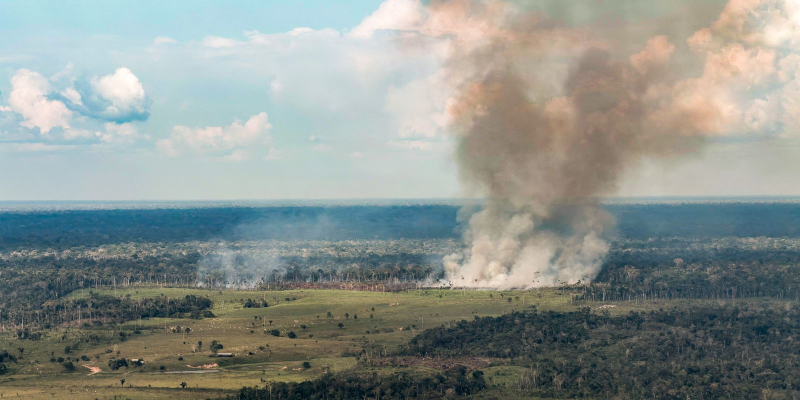
#> input picture img/fotos/acre-queimada-pasto-rafa-neddermeyer-abr-out-2026.jpg, 1600 x 800 px (shown at 1/2 size); the run also reads 2 pictures not shown here
$ python capas.py
#> lines starting #> are read from the running program, lines starting #| are printed output that depends on the picture
#!/usr/bin/env python3
"""Gera as capas do site (1200x675, 16:9) em img/capa/<slug>.jpg.

Regra da redação: toda matéria do site tem capa própria, feita para o site.
A capa não é a capa do Reel nem o card do Instagram colado: é foto recortada
em 16:9 sem texto por cima, ou arte de dados desenhada para 16:9, com todo o
texto dentro da imagem e legível na miniatura do celular.

Uso: python3 _src/capas.py [slug ...]   (rodar na raiz do repositório)
Sem argumentos, gera todas as capas definidas em CAPAS.
"""
import os, sys
from PIL import Image, ImageDraw, ImageFont, ImageFilter

RAIZ = os.path.dirname(os.path.dirname(os.path.abspath(__file__)))
FONTES = os.path.join(RAIZ, "_src", "fontes")
W, H = 1200, 675
M = 72  # margem

INK = (20, 20, 20)
RED = (255, 59, 48)      # vermelho sobre fundo escuro
ORANGE = (240, 106, 52)  # laranja sobre fundo escuro
GREY = (138, 134, 126)
LIGHT = (232, 228, 220)
WHITE = (255, 255, 255)


# [5 lines left out: function fonte, not called in this run]


def largura(d, txt, f):
    return d.textlength(txt, font=f)


# [43 lines left out: functions caber, quebrar, chapeu, rodape, base, not called in this run]


# ---------- capas de foto ----------

def foto(src, foco=(0.5, 0.5), caixa=None):
    """Recorta a foto em 16:9. caixa=(x0, y0, x1, y1) em fração da imagem, opcional."""
    im = Image.open(os.path.join(RAIZ, src)).convert("RGB")
    if caixa:
        x0, y0, x1, y1 = caixa
        im = im.crop((int(x0 * im.width), int(y0 * im.height), int(x1 * im.width), int(y1 * im.height)))
    r = W / H
    if im.width / im.height > r:
        nw = int(im.height * r)
        x = int((im.width - nw) * foco[0])
        im = im.crop((x, 0, x + nw, im.height))
    else:
        nh = int(im.width / r)
        y = int((im.height - nh) * foco[1])
        im = im.crop((0, y, im.width, y + nh))
    return im.resize((W, H), Image.LANCZOS)


# [166 lines left out: functions foto_retrato, foto_dupla, foto_tripla, arte_troca, arte_barras, arte_numero and 1 more, not called in this run]


# ---------- definição das capas ----------
# credito: o que aparece embaixo da capa na página da matéria.

CAPAS = {
    "orcamento-de-carbono-menos-de-quatro-anos-global-carbon-budget-2026": (
        lambda: foto("img/fotos/acre-queimada-pasto-rafa-neddermeyer-abr-out-2026.jpg", foco=(0.62, 0.5)),
        "Queimada em área desmatada da floresta amazônica, entre Cruzeiro do Sul e Marechal Thaumaturgo (AC), em outubro de 2026. Foto: Rafa Neddermeyer/Agência Brasil (2026)"),
    "ondas-de-calor-futuras-seis-meses-estudo-nature-communications": (
        lambda: foto("img/fotos/calor-rio-tomaz-silva-abr-nov-2023.jpg", foco=(0.6, 0.5)),
        "Pessoas se protegem do sol durante onda de calor no Rio de Janeiro, em novembro de 2023. Foto de arquivo: Tomaz Silva/Agência Brasil (2023)"),
    "tres-em-cada-quatro-cidades-seca-alagamento-deslizamento-ibge-munic-2025": (
        lambda: foto("img/fotos/ponte-lajeado-cheia-rafa-neddermeyer-abr-2024.jpg", foco=(0.5, 0.5)),
        "Ponte que ligava Lajeado a Arroio do Meio (RS) depois da cheia do rio Forqueta, em maio de 2024. Foto de arquivo: Rafa Neddermeyer/Agência Brasil (2024)"),
    "super-el-nino-abre-cop31-bolivia-emergencia-seca": (
        lambda: foto("img/fotos/cop31-abertura-correa-do-lago-divulgacao-2026-11-09.jpg", foco=(0.15, 0.5)),
        "Sessão de abertura da COP31, em Antália, na Turquia, na segunda-feira (9). Foto: COP30/Divulgação"),
    "oceano-recorde-el-nino-supera-1997-2015-calor-como-se-proteger": (
        lambda: foto("img/fotos/sol-forte-horizonte.jpg", foco=(0.2, 0.5)),
        "Sol forte sobre cidade no horizonte. Foto ilustrativa: Pexels"),
    "oposicao-argentina-cobra-milei-passagem-flavio-bolsonaro": (
        lambda: foto("img/fotos/flavio-senado-lula-marques-abr-2025.jpg", foco=(0.75, 0.4)),
        "Senador Flávio Bolsonaro. Foto de arquivo: Lula Marques/Agência Brasil, 2025"),
    "trump-nao-vou-me-envolver-flavio-presidente": (
        lambda: foto("img/fotos/trump-comicio-usatoday-arquivo.jpg", foco=(0.45, 0.3)),
        "Donald Trump em comício nos Estados Unidos. Imagem de arquivo, reprodução: USA Today"),
    "cemaden-risco-alto-inundacao-sul-chapeco-200-mm": (
        lambda: foto_dupla("img/fotos/temporal-rio-grande-rs.jpg", "img/fotos/chuva-rodovia-meio-oeste-sc.jpg",
                           (0.1, 0, 0.9, 1), (0.2, 0, 0.9, 1)),
        "Estragos de temporal no Rio Grande (RS), em setembro (Prefeitura do Rio Grande/Divulgação), e chuva em rodovia do Meio-Oeste catarinense (Julio Cavalheiro/Secom SC, arquivo)"),
    "tse-24-horas-meta-x-investigacao-favorecimento-flavio": (
        lambda: foto_dupla("img/fotos/predio-tse.jpg", "img/fotos/celular-apps-meta.jpg",
                           (0.3, 0, 1, 1), (0.15, 0, 0.85, 1)),
        "Sede do TSE, em Brasília (Marcelo Camargo/Agência Brasil) e aplicativos da Meta no celular (Marcello Casal Jr/Agência Brasil)"),
    "fundo-perdas-danos-reserva-20-milhoes-nepal": (
        lambda: foto_dupla("img/fotos/vale-rio-himalaia.jpg", "img/fotos/nota-dolar-detalhe.jpg",
                           (0, 0.32, 1, 1), (0.45, 0, 1, 1)),
        "Vale de rio no Himalaia e detalhe de nota de dólar. Fotos ilustrativas: Pexels"),
    "domingo-de-votacao-calor-alerta-tempestade-mt": (
        lambda: foto("img/fotos/chuva-fim-de-tarde-campo.jpg", foco=(0.5, 0.3)),
        "Chuva chega no fim de tarde sobre área rural. Foto ilustrativa: Pexels"),
    "justica-eleitoral-corrige-343-secoes-mudanca-local": (
        lambda: foto("img/fotos/urnas-preparacao-sp.jpg", foco=(0.35, 0.5)),
        "Urnas na preparação para a eleição em São Paulo. Foto: Paulo Pinto / Agência Brasil"),
    "calor-europa-50-mil-mortes-2026": (
        lambda: foto("img/fotos/fonte-bratislava-verao.jpg", foco=(0.5, 0.6)),
        "Crianças se refrescam em uma fonte no verão. Foto ilustrativa: Pexels"),
    "ondas-de-calor-gigantes-20-vezes-mais-frequentes": (
        lambda: foto("img/fotos/sol-cidade-laranja.jpg", foco=(0.4, 0.5)),
        "Sol sobre cidade encoberta pela névoa seca. Foto ilustrativa: Pexels"),
    "bolsa-familia-antecipa-pagamento-quarta-21": (
        lambda: foto("img/fotos/notas-real.jpg"),
        "Notas de real. Foto ilustrativa: Pexels"),
    "debate-band-lula-flavio-segundo-turno": (
        lambda: foto_dupla("img/fotos/lula-ceilandia.jpg", "img/fotos/flavio-paulista.jpg",
                           (0.15, 0.25, 0.75, 1), (0.25, 0, 0.75, 0.75)),
        "Lula em ato na Ceilândia (DF), em 9/10 (Bruno Peres/Agência Brasil), e Flávio em ato na Avenida Paulista, em 18/10 (Rafa Neddermeyer/Agência Brasil)"),
    "pode-levar-cola-para-votar": (
        lambda: foto("img/fotos/urna-treinamento-tre-sp.jpg", foco=(0.3, 0.5)),
        "Demonstração da urna no TRE-SP. Foto: Paulo Pinto / Agência Brasil"),
    "senado-aprova-teto-mei-perdao-dividas": (
        lambda: foto("img/fotos/senado-sessao-mei.jpg", foco=(0.4, 0.5)),
        "Sessão do Senado que votou o projeto do MEI, em 15 de outubro. Foto: Lula Marques / Agência Brasil"),
    "locais-de-votacao-segundo-turno": (
        lambda: foto("img/fotos/urnas-lacre-tre-df.jpg", foco=(0.55, 0.5)),
        "Lacração de urnas no TRE-DF. Foto: Joédson Alves / Agência Brasil"),
    "ebola-oitava-provincia-congo": (
        lambda: foto("img/fotos/traje-protecao.jpg", caixa=(0.3, 0, 1, 0.9), foco=(0.5, 0.2)),
        "Traje de proteção usado por profissionais de saúde. Foto ilustrativa: Pexels"),
    "romenia-abate-drones-otan-mar-negro": (
        lambda: foto("img/fotos/f16-ceu.jpg", foco=(0.45, 0.5)),
        "Caça F-16, modelo usado pela Força Aérea da Romênia. Foto ilustrativa: Pexels"),
    "amazonia-emite-mais-co2-do-que-absorve-estudo-inpe-nature": (
        lambda: foto("img/amazonia/satelite-fogo-2024-09-08.jpg"),
        "Imagem de satélite: NASA Worldview, 8 de setembro de 2024"),
    "el-nino-recorde-onu-pacifico-3-8-graus": (
        lambda: foto("img/fotos/oceano-ondas.jpg"),
        "Ondas em mar aberto. Foto ilustrativa: Pexels"),
    "analise-debate-band-flavio-atras-de-lula-marcal": (
        lambda: foto_dupla("img/fotos/lula-ceilandia.jpg", "img/fotos/flavio-paulista.jpg",
                           (0.15, 0.25, 0.75, 1), (0.25, 0, 0.75, 0.75)),
        "Lula em ato na Ceilândia (DF), em 9/10 (Bruno Peres/Agência Brasil), e Flávio em ato na Avenida Paulista, em 18/10 (Rafa Neddermeyer/Agência Brasil)"),
    "jovem-esfaqueada-umarizal-rn-policia-investiga-motivacao-politica": (
        lambda: foto("img/fotos/sirene-viatura-pexels.jpg", foco=(0.6, 0.4)),
        "Sirene de viatura. Imagem ilustrativa: Pexels"),
    "desemprego-52-terceiro-trimestre-recorde-ocupados-pnad": (
        lambda: foto("img/fotos/multidao-rua-fernando-frazao-abr.jpg", foco=(0.4, 0.4)),
        "Pedestres em rua de comércio. Foto de arquivo: Fernando Frazão/Agência Brasil"),
    "voo-flavio-pago-intermediario-eua-150-mil-jason-miller": (
        lambda: foto("img/fotos/flavio-telefone-agencia-senado.jpg", foco=(0.6, 0.4)),
        "Senador Flávio Bolsonaro. Foto de arquivo: Beto Barata/Agência Senado"),
    "eua-elegem-congresso-terca-democratas-precisam-4-cadeiras-senado": (
        lambda: foto("img/fotos/ossoff-comicio-threads-2026-10.jpg", foco=(0.6, 0.4)),
        "Jon Ossoff em comício na Geórgia. Reprodução: perfil de Jon Ossoff no Threads"),
    "wolbachia-campo-grande-dengue-cai-63-estudo-lancet": (
        lambda: foto("img/fotos/aedes-aegypti-cdc-gathany-2006.jpg", foco=(0.5, 0.45)),
        "Aedes aegypti (James Gathany/CDC, 2006, domínio público)"),
    "holanda-ate-500-milhoes-fundo-florestas-tropicais": (
        lambda: foto("img/fotos/rio-tejo-acre-floresta.jpg", foco=(0.4, 0.5)),
        "Rio Tejo corta a floresta amazônica no Acre, entre Cruzeiro do Sul e Marechal Thaumaturgo (Rafa Neddermeyer/Agência Brasil, 13/10/2026)"),
    "flavio-bolsonaro-prazo-passaportes-vence-pf-apura-saida-do-pais": (
        lambda: foto_tripla("img/fotos/flavio-telefone-agencia-senado.jpg", "img/fotos/passaporte-brasileiro.jpg",
                            "img/fotos/aviao-aeroporto-ponte.jpg",
                            ((0.42, 0, 0.92, 1), (0.5, 0, 0.82, 1), (0.18, 0, 0.5, 1))),
        "Flávio Bolsonaro (Beto Barata/Agência Senado); passaporte brasileiro e avião em aeroporto (Marcelo Camargo/Agência Brasil, 2022). Fotos de arquivo"),
    "camara-quer-votar-voto-distrital-misto-2034-motta": (
        lambda: foto("img/fotos/motta-distrital-camara-2026-10-28.jpg", foco=(0.5, 0.2)),
        "Hugo Motta fala à imprensa na Câmara depois da reunião com líderes, em 28/10. Reprodução: Câmara dos Deputados"),
    "flavio-carta-verdadeiro-presidente-eleito-numeros-tse": (
        lambda: foto("img/fotos/flavio-stories-2026-10-28-capa.jpg"),
        "Flávio Bolsonaro em vídeo publicado nos stories dele. Reprodução: redes sociais de Flávio Bolsonaro"),
    "china-responde-trump-eleicao-brasil-respeita-escolha-do-povo": (
        lambda: foto("img/fotos/china-guo-jiakun-coletiva-2026-10-27.jpg"),
        "O porta-voz Guo Jiakun na coletiva de 27/10 em Pequim. Reprodução: Ministério das Relações Exteriores da China, via ShanghaiEye"),
    "alcolumbre-diz-ter-48-votos-reeleicao-senado-apoios-declarados-33": (
        lambda: foto("img/fotos/senado-sessao-mei.jpg", foco=(0.4, 0.5)),
        "Plenário do Senado em sessão de 15 de outubro. Foto: Lula Marques / Agência Brasil"),
    "justica-do-trabalho-da-24-horas-meta-tirar-posts-demissao-por-voto": (
        lambda: foto("img/fotos/celular-apps-meta.jpg", foco=(0.5, 0.5)),
        "Aplicativos da Meta no celular. Foto: Marcello Casal Jr / Agência Brasil"),
    "missil-inflavel-ataque-nuclear-ato-pro-flavio": (
        lambda: foto_retrato("img/missil.jpg"),
        "Foto: reprodução / redes sociais (autoria não identificada)"),
}


def gerar(slugs=None):
    os.makedirs(os.path.join(RAIZ, "img", "capa"), exist_ok=True)
    for s, (fn, _) in CAPAS.items():
        if slugs and s not in slugs:
            continue
        fn().save(os.path.join(RAIZ, "img", "capa", f"{s}.jpg"), quality=88, optimize=True)
        print("capa:", s)
#> this loop made 5 passes
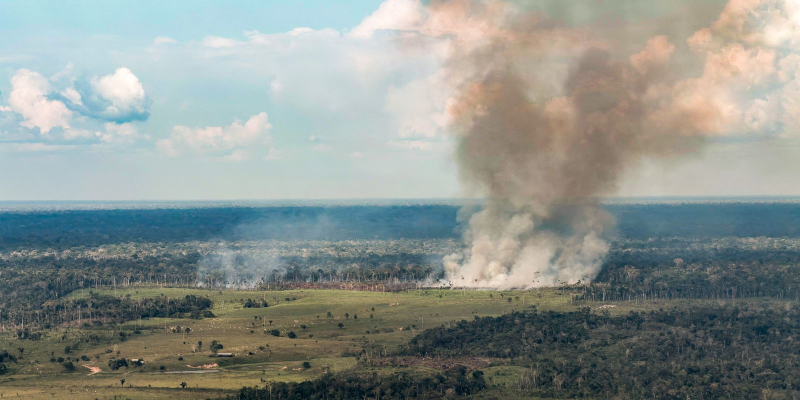
#> input picture img/fotos/acre-queimada-pasto-rafa-neddermeyer-abr-out-2026.jpg, 1600 x 800 px (shown at 1/2 size)
#> pass 1, in foto, `im = im.crop((x, 0, x + nw, im.height))`:
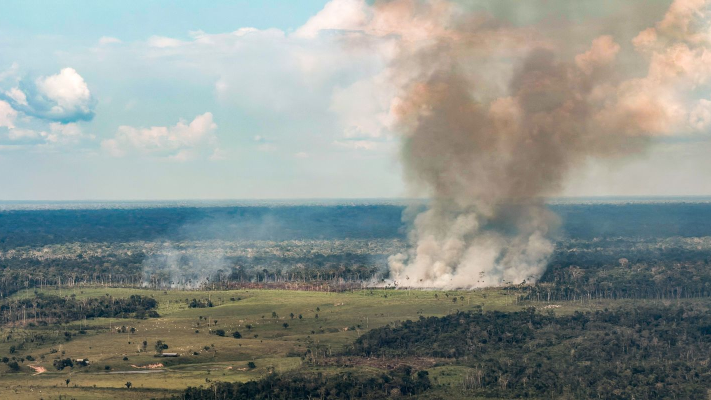
#> im: PIL image 1422x800 RGB (shown at 1/2 size); mean R, G, B 140.1, 146, 140.4
#> pass 1, in gerar, `fn().save(os.path.join(RAIZ, "img", "capa", f"{s}.jpg"), quality=88, o..`:
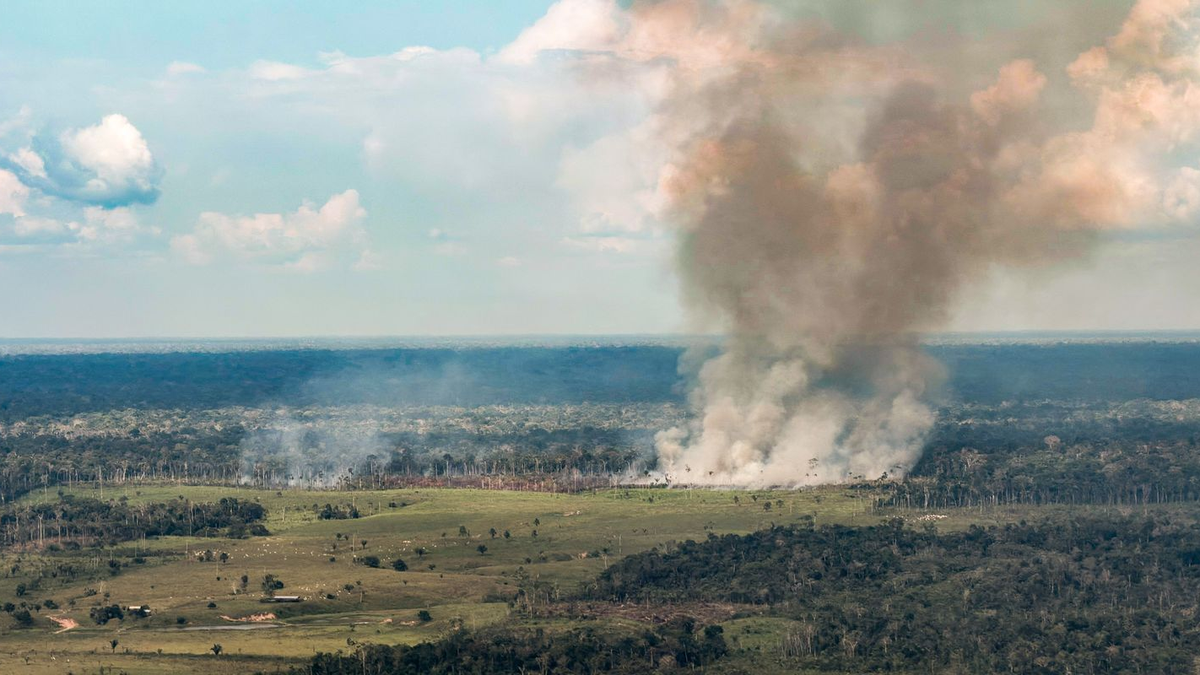
#> saved as orcamento-de-carbono-menos-de-quatro-anos-global-carbon-budget-2026.jpg: PIL image 1200x675 RGB; mean R, G, B 140.1, 146, 140.4
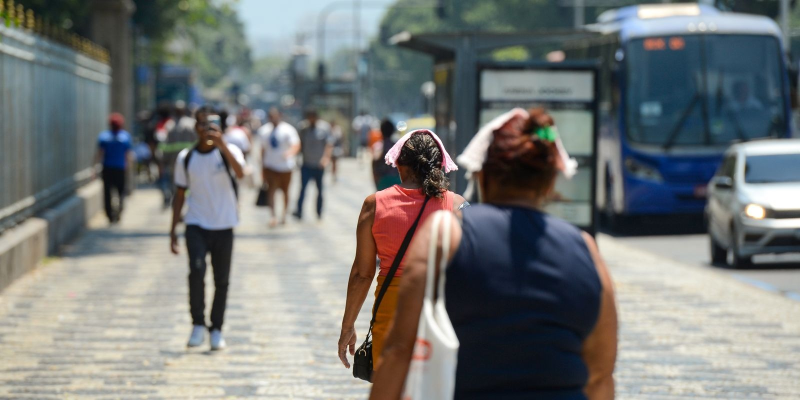
#> input picture img/fotos/calor-rio-tomaz-silva-abr-nov-2023.jpg, 1600 x 800 px (shown at 1/2 size)
#> pass 2, in foto (call 2), `im = im.crop((x, 0, x + nw, im.height))`:
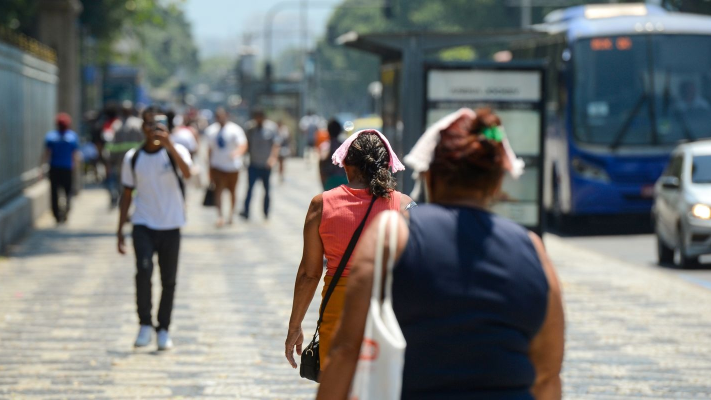
#> im: PIL image 1422x800 RGB (shown at 1/2 size); mean R, G, B 117.2, 119.6, 118.7
#> pass 2, in gerar, `fn().save(os.path.join(RAIZ, "img", "capa", f"{s}.jpg"), quality=88, o..`:
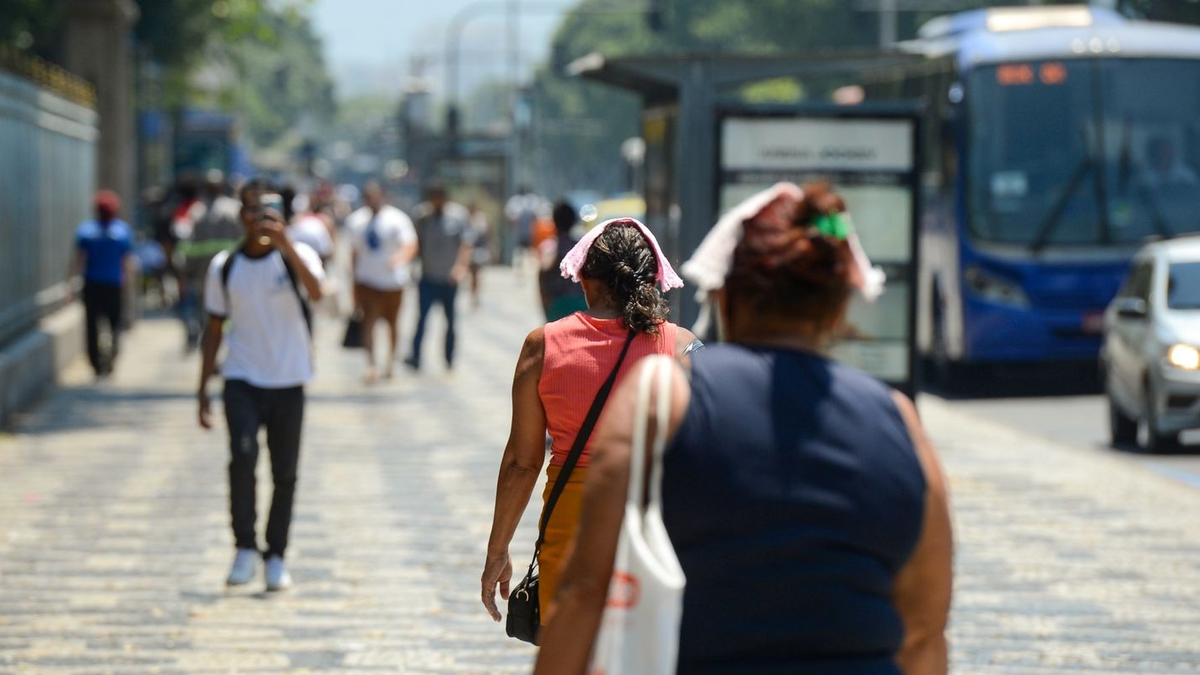
#> saved as ondas-de-calor-futuras-seis-meses-estudo-nature-communications.jpg: PIL image 1200x675 RGB; mean R, G, B 117.2, 119.6, 118.7


if __name__ == "__main__":
#> (the run stopped early here; a loop or call above may not have finished)
